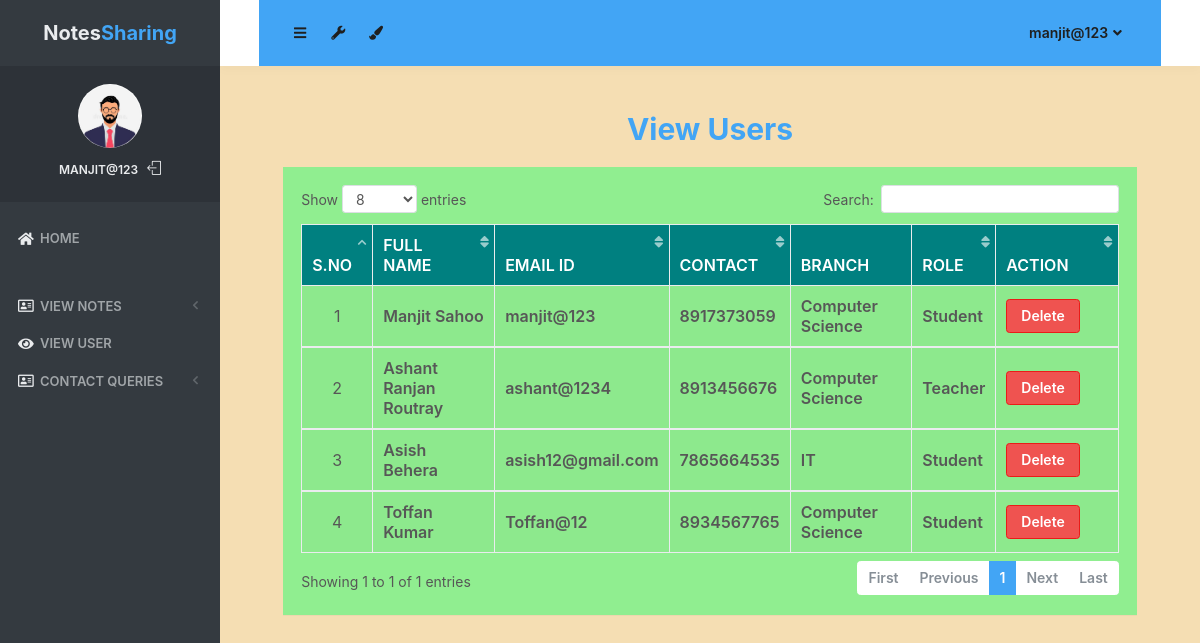
Page /view_users (signed in) on the committed database.
### notes/models.py (models this page shows, shortened)
class Signup(models.Model):
    user = models.ForeignKey(User,on_delete=models.CASCADE)
    contact = models.CharField(max_length=10)
    branch = models.CharField(max_length=30)
    role = models.CharField(max_length=15)

### notes/views.py (the view)
# urls.py: path('view_users', view_users, name='view_users'),
def view_users(request):
    if not request.user.is_authenticated:
        return redirect('login_admin')
    users = Signup.objects.all()
    d = {'users':users}
    return render(request,'view_users.html',d)

### notes/templates/view_users.html (shortened to what this page needs)
{% load static %}
<html lang="en" class="no-focus">
    <head>
        <link rel="stylesheet" href="{% static 'js/plugins/datatables/dataTables.bootstrap4.min.css' %}">
        <link rel="stylesheet" id="css-main" href="{% static 'css1/codebase.min.css' %}">
    </head>
    <body style="background-color:wheat;">
        <div id="page-container" class="sidebar-o sidebar-inverse side-scroll page-header-fixed main-content-narrow">
         {% include "sidebar.html" %}
            {% include "admin_nav.html" %}
            <main id="main-container"><br>
                <div class="content">
                    <h2 class="text-primary font-weight-bold text-center">View Users</h2>
                    <div class="block" style="background-color:lightgreen;">
                        <div class="block-content block-content-full">
                            <table class="table table-bordered table-striped table-vcenter js-dataTable-full-pagination" style="width:100%">
                                <thead class="text-white" style="background-color :teal;">
                                    <tr>
                                        <th class="text-center">S.No</th>
                                        <th class="d-none d-sm-table-cell">Full Name</th>
                                        <th class="d-none d-sm-table-cell">Email ID</th>
                                        <th class="d-none d-sm-table-cell">Contact</th>
                                        <th class="d-none d-sm-table-cell">Branch</th>
                                        <th class="d-none d-sm-table-cell">Role</th>
                                        <th class="d-none d-sm-table-cell" style="width: 15%;">Action</th>
                                    </tr>
                                </thead>
                                {% for i in users %}
                                <tbody>
                                    <tr>
                                        <td class="text-center">{{forloop.counter}}</td>
                                        <td class="font-w600">{{i.user.first_name}} {{i.user.last_name}}</td>
					                    <td class="font-w600">{{i.user.username}}</td>
					                    <td class="font-w600">{{i.contact}}</td>
					                    <td class="font-w600">{{i.branch}}</td>
					                    <td class="font-w600">{{i.role}}</td>
					                    <td class="font-w600"><a href="{% url 'delete_users' i.user.id %}" class="btn btn-danger" onclick="return confirm('Are your sure to Delete ?')">Delete</a></td>
					                </tr>
                                        {% endfor %}
                                </tbody>
                            </table>
                        </div>
                    </div>
                </div>
            </main>
        </div>
 <link rel="stylesheet" href="https://use.fontawesome.com/releases/v5.6.3/css/all.css">
    </body>
</html>

### notes/templates/sidebar.html (shortened to what this page needs)
{% load static %}
   <nav id="sidebar">
                <div id="sidebar-scroll">
                    <div class="sidebar-content">
                        <div class="content-header content-header-fullrow px-15">
                            <div class="content-header-section text-center align-parent sidebar-mini-hidden">
                                <div class="content-header-item">
                                    <a class="link-effect font-w700" href="{% url 'admin_home' %}">
                                           <span class="font-size-xl text-dual-primary-dark">Notes</span><span class="font-size-xl text-primary">Sharing</span>
                                    </a>
                                </div>
                            </div>
                        </div>
                        <div class="content-side content-side-full content-side-user px-10 align-parent">
                            <div class="sidebar-mini-hidden-b text-center">
                                <a class="img-link" href="be_pages_generic_profile.html">
                                    <img class="img-avatar" src="{% static 'img/avatars/logo1.jpg' %}" alt="">
                                </a>
                                <ul class="list-inline mt-10">
                                    <li class="list-inline-item">
                                        <a class="link-effect text-dual-primary-dark font-size-xs font-w600 text-uppercase" href="{% url 'admin_home' %}">{{ request.user.username }}</a>
                                    </li>
                                    <li class="list-inline-item">
                                        <a class="link-effect text-dual-primary-dark" href="{% url 'logout' %}">
                                            <i class="si si-logout"></i>
                                        </a>
                                    </li>
                                </ul>
                            </div>
                        </div>
                        <div class="content-side content-side-full">
                            <ul class="nav-main">
                                <li class="open">
                                    <a href="{% url 'admin_home' %}"><i class="fas fa-home"></i><span class="sidebar-mini-hide">Home</span></a>
                                </li>
                                <li class="nav-main-heading"><span class="sidebar-mini-visible">UI</span></li>
                                <li>
                                    <a class="nav-submenu" data-toggle="nav-submenu"><i class="far fa-address-card"></i>View Notes</a>
                                </li>
                                <li>
                                    <a  href="{% url 'view_users' %}"><i class="fas fa-eye"></i><span class="sidebar-mini-hide">View User</span></a>
                                </li>
                                <li>
                                    <a class="nav-submenu" data-toggle="nav-submenu"><i class="far fa-address-card"></i>Contact Queries</a>
                                </li>
                           </ul>
                        </div>
                    </div>
                </div>
            </nav>

### notes/templates/admin_nav.html (shortened to what this page needs)
{% load static %}
            <header id="page-header">
                <div class="content-header bg-primary">
                    <div class="content-header-section">
                        <button type="button" class="btn btn-circle btn-dual-secondary" data-toggle="layout" data-action="sidebar_toggle">
                            <i class="fa fa-navicon"></i>
                        </button>
                        <div class="btn-group" role="group">
                            <button type="button" class="btn btn-circle btn-dual-secondary" id="page-header-options-dropdown" data-toggle="dropdown" aria-haspopup="true" aria-expanded="false">
                                <i class="fa fa-wrench"></i>
                            </button>
                        </div>
                        <div class="btn-group" role="group">
                            <button type="button" class="btn btn-circle btn-dual-secondary" id="page-header-themes-dropdown" data-toggle="dropdown" aria-haspopup="true" aria-expanded="false">
                                <i class="fa fa-paint-brush"></i>
                            </button>
                        </div>
                    </div>
                    <div class="content-header-section">
                        <div class="btn-group" role="group">
                            <button type="button" class="btn btn-rounded btn-dual-secondary" id="page-header-user-dropdown" data-toggle="dropdown" aria-haspopup="true" aria-expanded="false">
                                {{ request.user.username}}<i class="fa fa-angle-down ml-5"></i>
                            </button>
                        </div>
                    </div>
                </div>
            </header>

### rows in the picture
Signup: user.first_name "Manjit", user.last_name "Sahoo", user.username "manjit@123", contact "8917373059", branch "Computer Science", role "Student"
Signup: user.first_name "Ashant Ranjan", user.last_name "Routray", user.username "ashant@1234", contact "8913456676", branch "Computer Science", role "Teacher"
Signup: user.first_name "Asish", user.last_name "Behera", user.username "asish12@gmail.com", contact "7865664535", branch "IT", role "Student"
Signup: user.first_name "Toffan", user.last_name "Kumar", user.username "Toffan@12", contact "8934567765", branch "Computer Science", role "Student"

### other values in the picture
{{ request.user.username }} "MANJIT@123"
{{ request.user.username }} "manjit@123"
